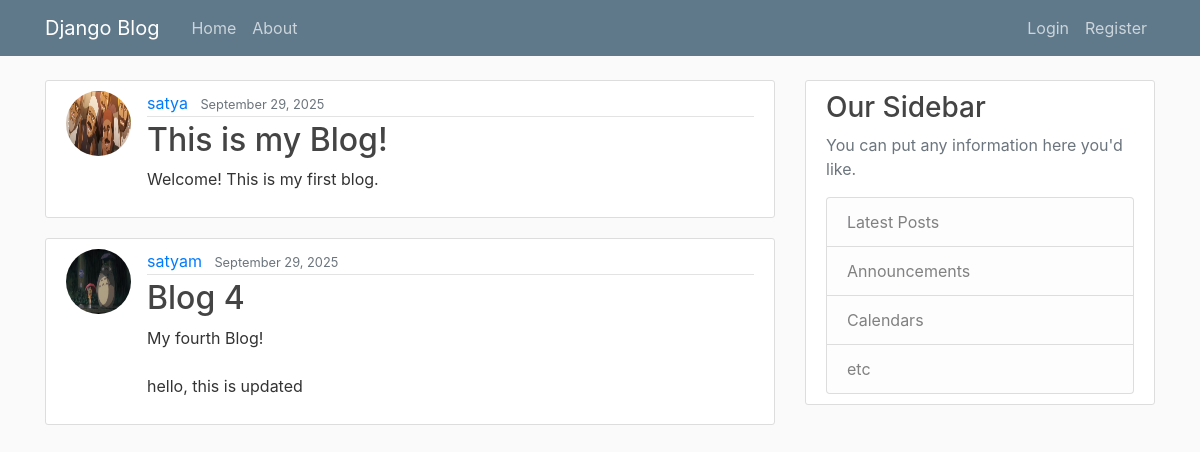
Screenshot of /blog/ with the database file from the repository.
### blog/models.py (models this page shows, shortened)
class Post(models.Model):
    title = models.CharField(max_length=100)
    content = models.TextField()
    date_posted = models.DateTimeField(default = timezone.now)
    author = models.ForeignKey(User, on_delete=models.CASCADE)

### users/models.py (models this page shows, shortened)
class Profile(models.Model):
    user = models.OneToOneField(User, on_delete=models.CASCADE)
    image = models.ImageField(default = 'default.jpg', upload_to= 'profile_pics')

### blog/views.py (the view)
# urls.py: path('', PostListView.as_view(), name = "blog-home"), # home page
class PostListView(ListView):
    model = Post
    template_name = 'blog/home.html'
    context_object_name = 'posts'
    ordering = ['-date_posted']

### blog/templates/blog/home.html
{% extends 'blog/base.html' %}
{% block content %}
    {% for post in posts %}
    <article class="media content-section">
        <img class="rounded-circle article-img" src="{{ post.author.profile.image.url }}" alt="">
        <div class="media-body">
            <div class="article-metadata">
                <a class="mr-2" href="#">{{ post.author }}</a>
                <small class="text-muted">{{ post.date_posted|date:'F d, Y'}}</small>
            </div>
            <h2><a class="article-title" href="{% url 'post-detail' post.id %}">{{ post.title }}</a></h2>
            <p class="article-content">{{ post.content }}</p>
        </div>
    </article>
    {% endfor %}
{% endblock %}

### blog/templates/blog/base.html (shortened to what this page needs)
{% load static %}
<!DOCTYPE html>
<html lang="en">
<head>
    <link rel="stylesheet" href="https://cdn.jsdelivr.net/npm/bootstrap@4.0.0/dist/css/bootstrap.min.css" />
    <link rel="stylesheet" type="text/css" href="{% static 'blog/main.css' %}">
</head>
<body>
    <header class="site-header">
        <nav class="navbar navbar-expand-md navbar-dark bg-steel fixed-top">
        <div class="container">
            <a class="navbar-brand mr-4" href="{% url 'blog-home' %}">Django Blog</a>
            <div class="collapse navbar-collapse" id="navbarToggle">
                <div class="navbar-nav mr-auto">
                    <a class="nav-item nav-link" href="{% url 'blog-home' %}">Home</a>
                    <a class="nav-item nav-link" href="{% url 'blog-about' %}">About</a>
                </div>
                <div class="navbar-nav">
                    {% if user.is_authenticated %}
                        <a href="{% url 'post-create' %}" class="nav-item nav-link">New Post</a>
                        <a href="{% url 'profile' %}" class="nav-item nav-link">Profile</a>
                        <form method="POST" action="{% url 'logout' %}">
                            {% csrf_token %}
                            <button class="nav-item nav-link btn btn-link" type="submit">Logout</button>
                        </form>
                    {% else %}
                        <a class="nav-item nav-link" href="{% url 'login' %}">Login</a>
                        <a class="nav-item nav-link" href="{% url 'register' %}">Register</a>
                    {% endif %}
                </div>
            </div>
        </div>
        </nav>
    </header>
<main role="main" class="container">
    <div class="row">
        <div class="col-md-8">
            {% block content %}{% endblock %}
        </div>
        <div class="col-md-4">
            <div class="content-section">
                <h3>Our Sidebar</h3>
                <p class='text-muted'>You can put any information here you'd like.</p>
                <ul class="list-group">
                    <li class="list-group-item list-group-item-light">Latest Posts</li>
                    <li class="list-group-item list-group-item-light">Announcements</li>
                    <li class="list-group-item list-group-item-light">Calendars</li>
                    <li class="list-group-item list-group-item-light">etc</li>
                </ul>
            </div>
        </div>
    </div>
</main>
</body>
</html>

### blog/static/blog/main.css (style rules this page uses)
body { background: #fafafa; color: #333333; margin-top: 5rem; }
h1, h2, h3, h4, h5, h6 { color: #444444; }
ul { margin: 0; }
.bg-steel { background-color: #5f788a; }
.site-header .navbar-nav .nav-link { color: #cbd5db; }
.content-section { background: #ffffff; padding: 10px 20px; border: 1px solid #dddddd; border-radius: 3px; margin-bottom: 20px; }
.article-title { color: #444444; }
.article-content { white-space: pre-line; }
.article-img { height: 65px; width: 65px; margin-right: 16px; }
.article-metadata { padding-bottom: 1px; margin-bottom: 4px; border-bottom: 1px solid #e3e3e3 }

### rows the page displays
Post: author.profile.image (picture), author "satya", date_posted "September 29, 2025", title "This is my Blog!", content "Welcome! This is my first blog."
Post: author.profile.image (placeholder picture), author "satyam", date_posted "September 29, 2025", title "Blog 4", content "My fourth Blog! hello, this is updated"
